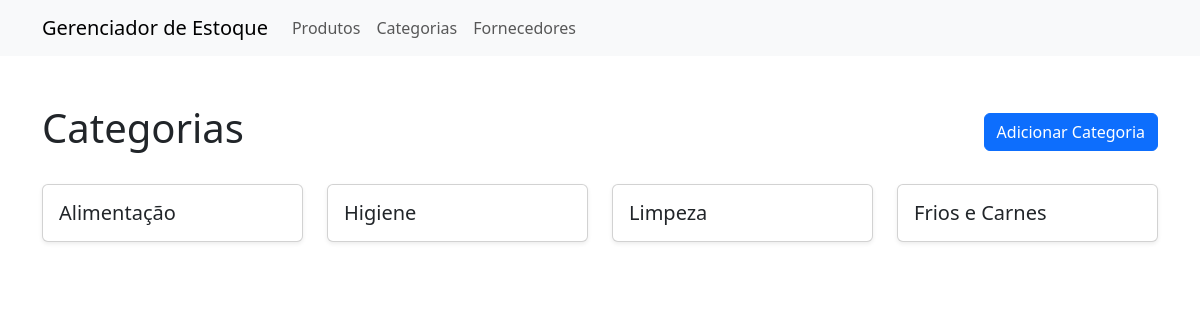
The page /estoque/categorias/ on the database as committed earlier.
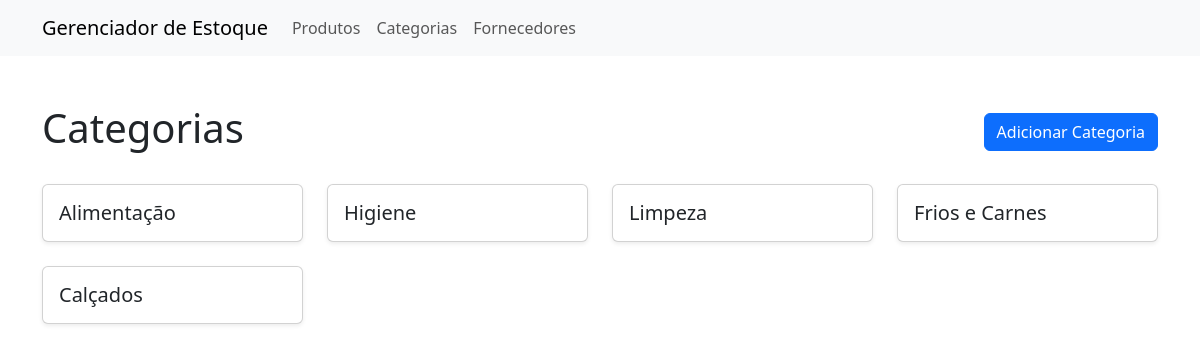
The same page on the database as committed later.
### estoque/models.py (models this page shows)
class Categoria(models.Model):
    nome = models.CharField(max_length=250, unique=True)
    def __str__(self):
        return self.nome

### estoque/views.py (the view)
# urls.py: path('categorias/', CategoriasView, name="categorias"),
def CategoriasView(request):
    categorias = Categoria.objects.all()
    context = {'categorias': categorias}
    return render(request, "categorias.html", context)

### estoque/templates/categorias.html (shortened to what this page needs)
{% extends 'base.html' %}
{% block content %}
<div class="container my-5">
    <div class="d-flex align-items-center justify-content-between mb-4">
        <h1>Categorias</h1>
        <div>
            <a class="btn btn-primary" href="{% url 'categoria-add' %}" role="button" style="height: min-content;">Adicionar Categoria</a>
        </div>
    </div>
    <div class="row row-cols-1 row-cols-sm-2 row-cols-md-3 row-cols-lg-4 g-4">
        {% for categoria in categorias %}
        <div class="col">
            <div class="card h-100 shadow-sm">
                <div class="card-body">
                    <h5 class="card-title mb-0">{{categoria}}</h5>
                </div>
            </div>
        </div>
        {% endfor %}
    </div>
</div>
{% endblock %}

Rows that differ between the two databases and show on the page:
added Categoria: nome "Calçados"
